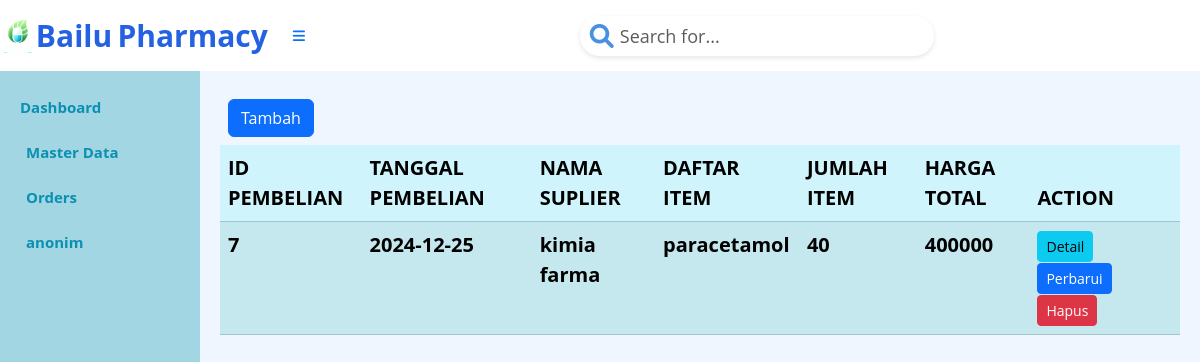
The page /index.php?page=pembelian (signed in) on the database its author committed.
### tables this page shows
CREATE TABLE `tb_pembelian` (
  `Id_pembelian` int(5) NOT NULL AUTO_INCREMENT,
  `tanggal_pembelian` date NOT NULL,
  `total_item` int(5) NOT NULL,
  `total_harga` int(10) NOT NULL,
  `Total_bayar` int(8) NOT NULL,
  `kembalian` int(8) NOT NULL,
  `Id_suplier` int(3) NOT NULL,
  PRIMARY KEY (`Id_pembelian`),
  KEY `Id_suplier` (`Id_suplier`),
  CONSTRAINT `tb_pembelian_ibfk_2` FOREIGN KEY (`Id_suplier`) REFERENCES `tb_suplier` (`Id_suplier`)
);

CREATE TABLE `tb_suplier` (
  `Id_suplier` int(3) NOT NULL AUTO_INCREMENT,
  `Nama_suplier` varchar(15) NOT NULL,
  `Alamat` varchar(15) NOT NULL,
  `email` varchar(15) NOT NULL,
  `no_tlp` varchar(15) NOT NULL,
  PRIMARY KEY (`Id_suplier`)
);

### pembelian.php (the view, shortened to what this page needs)
<div class="d-grid gap-2 p-2 d-md-flex justify-content-md">
    <a class="btn btn-primary me-md-2" href="index.php?page=pembelian.form&action=add" role="button">Tambah</a>
</div>
<?php
$mysqli = new mysqli("localhost", "root", "", "apotek");
$result = $mysqli->query("
     SELECT
        p.Id_pembelian AS ID_pembelian,
        p.tanggal_pembelian AS tanggal,
        sp.Nama_suplier AS suplier,
        GROUP_CONCAT(o.Nama_Obat SEPARATOR ', ') AS Daftar_Item,
        GROUP_CONCAT(CONCAT(o.Nama_Obat, ';', pd.jumlah_item, ';', pd.harga_satuan) SEPARATOR ', ') AS Rincian_Item,
        p.total_item AS Item,
        p.total_harga AS Harga,
        p.Total_bayar AS Total_bayar,
        p.kembalian AS Kembalian,
        pd.Id_obat AS Id_obat
    FROM
        tb_pembelian p
    JOIN
        tb_suplier sp ON p.Id_suplier = sp.Id_suplier
    JOIN
        tb_pembelian_detail pd ON p.Id_pembelian = pd.Id_pembelian
    JOIN
        tb_obat o ON pd.Id_obat = o.Id_Obat
    GROUP BY
        p.Id_pembelian;
");
?>
<table class="table table-info table-striped">
    <thead>
        <tr>
            <th>ID PEMBELIAN</th>
            <th>TANGGAL PEMBELIAN</th>
            <th>NAMA SUPLIER</th>
            <th>DAFTAR ITEM</th>
            <th>JUMLAH ITEM</th>
            <th>HARGA TOTAL</th>
            <th>ACTION</th>
        </tr>
    </thead>
    <tbody>
        <?php foreach ($result as $row): ?>
            <tr>
                <td><?= htmlspecialchars($row['ID_pembelian']) ?></td>
                <td><?= htmlspecialchars($row['tanggal']) ?></td>
                <td><?= htmlspecialchars($row['suplier']) ?></td>
                <td><?= htmlspecialchars($row['Daftar_Item']) ?></td>
                <td><?= htmlspecialchars($row['Item']) ?></td>
                <td><?= htmlspecialchars($row['Harga']) ?></td>
                <td>
                    <button type="button" class="btn btn-info btn-sm" onclick="tampilkanPembelian(<?= htmlspecialchars(json_encode($row)) ?>)">
                        Detail
                    </button>
                    <a class="btn btn-primary me-md-2 btn-sm" href="index.php?page=pembelian.form&Id_pembelian=<?= $row['ID_pembelian'] ?>&action=edit">
                        Perbarui
                    </a>
                    <form action="pembelian.action.php" method="POST" style="display:inline;">
                        <button type="submit" class="btn btn-danger me-md-2 btn-sm" onclick="return confirm('Ingin menghapus data ini?');">
                            Hapus
                        </button>
                    </form>
                </td>
            </tr>
        <?php endforeach; ?>
    </tbody>
</table>

### index.php (style rules this page uses)
body { background-color: #EFF6FF; font-family: 'Open Sans', sans-serif; font-weight: bold; font-size: 20px; color: #0B90B1; }

### rows shown on the page
tb_pembelian: Id_pembelian "7", tanggal_pembelian "2024-12-25", Id_suplier.Nama_suplier "kimia farma", Daftar_Item "paracetamol", total_item "40", total_harga "400000"

### other values the page prints
$_SESSION['username'] "anonim"
